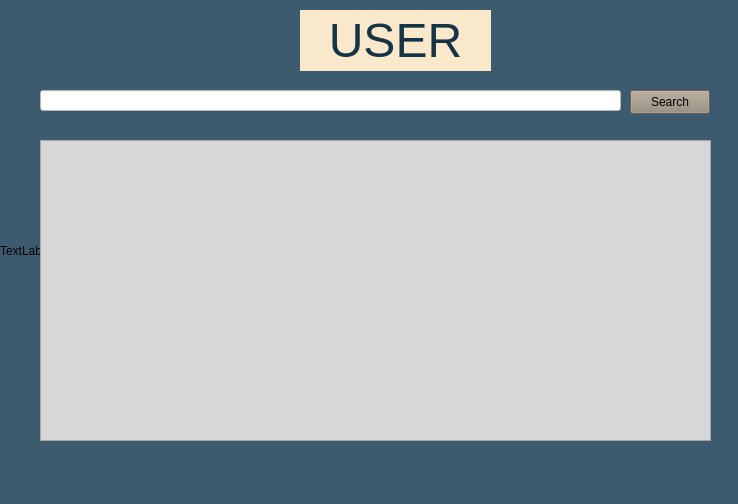
<?xml version="1.0" encoding="UTF-8"?>
<ui version="4.0">
 <class>User</class>
 <widget class="QMainWindow" name="User">
  <property name="geometry">
   <rect>
    <x>0</x>
    <y>0</y>
    <width>738</width>
    <height>504</height>
   </rect>
  </property>
  <property name="windowTitle">
   <string>MainWindow</string>
  </property>
  <property name="styleSheet">
   <string notr="true">background-color: rgb(60, 91, 111);</string>
  </property>
  <widget class="QWidget" name="centralwidget">
   <widget class="QLabel" name="label_5">
    <property name="geometry">
     <rect>
      <x>300</x>
      <y>10</y>
      <width>191</width>
      <height>61</height>
     </rect>
    </property>
    <property name="font">
     <font>
      <family>Segoe UI</family>
      <pointsize>36</pointsize>
      <italic>false</italic>
      <bold>false</bold>
     </font>
    </property>
    <property name="layoutDirection">
     <enum>Qt::LeftToRight</enum>
    </property>
    <property name="styleSheet">
     <string notr="true">color: rgb(21, 52, 72);
background-color: rgb(249, 232, 201);
gridline-color: qlineargradient(spread:pad, x1:0, y1:0, x2:1, y2:0, stop:0 rgba(0, 0, 0, 255), stop:1 rgba(255, 255, 255, 255));
alternate-background-color: rgb(127, 127, 127);
font: 36pt &quot;Segoe UI&quot;;</string>
    </property>
    <property name="text">
     <string>USER</string>
    </property>
    <property name="textFormat">
     <enum>Qt::MarkdownText</enum>
    </property>
    <property name="scaledContents">
     <bool>false</bool>
    </property>
    <property name="alignment">
     <set>Qt::AlignCenter</set>
    </property>
    <property name="wordWrap">
     <bool>false</bool>
    </property>
   </widget>
   <widget class="QPushButton" name="searchButton">
    <property name="geometry">
     <rect>
      <x>630</x>
      <y>90</y>
      <width>80</width>
      <height>24</height>
     </rect>
    </property>
    <property name="styleSheet">
     <string notr="true">background-color: rgb(148, 137, 121);
color: rgb(0, 0, 0);</string>
    </property>
    <property name="text">
     <string>Search</string>
    </property>
   </widget>
   <widget class="QLineEdit" name="judulLineEdit">
    <property name="geometry">
     <rect>
      <x>40</x>
      <y>90</y>
      <width>581</width>
      <height>21</height>
     </rect>
    </property>
    <property name="styleSheet">
     <string notr="true">background-color: rgb(255, 255, 255);</string>
    </property>
   </widget>
   <widget class="QTableView" name="outputTableView">
    <property name="geometry">
     <rect>
      <x>40</x>
      <y>140</y>
      <width>671</width>
      <height>301</height>
     </rect>
    </property>
    <property name="styleSheet">
     <string notr="true">background-color: rgb(215, 215, 215);</string>
    </property>
   </widget>
   <widget class="QLabel" name="label_4">
    <property name="geometry">
     <rect>
      <x>0</x>
      <y>0</y>
      <width>741</width>
      <height>501</height>
     </rect>
    </property>
    <property name="styleSheet">
     <string notr="true">image: url(:/admin/D:/pngtree-the-background-photography-of-the-empty-library-bookstore-indoors-image_785539.jpg);
background-image: url(:/gambar/127E0F91-7716-46BA-921E-8948FC3E8FC0.JPEG);</string>
    </property>
    <property name="text">
     <string>TextLabel</string>
    </property>
   </widget>
   <zorder>label_4</zorder>
   <zorder>outputTableView</zorder>
   <zorder>label_5</zorder>
   <zorder>judulLineEdit</zorder>
   <zorder>searchButton</zorder>
  </widget>
 </widget>
 <resources/>
 <connections/>
</ui>
